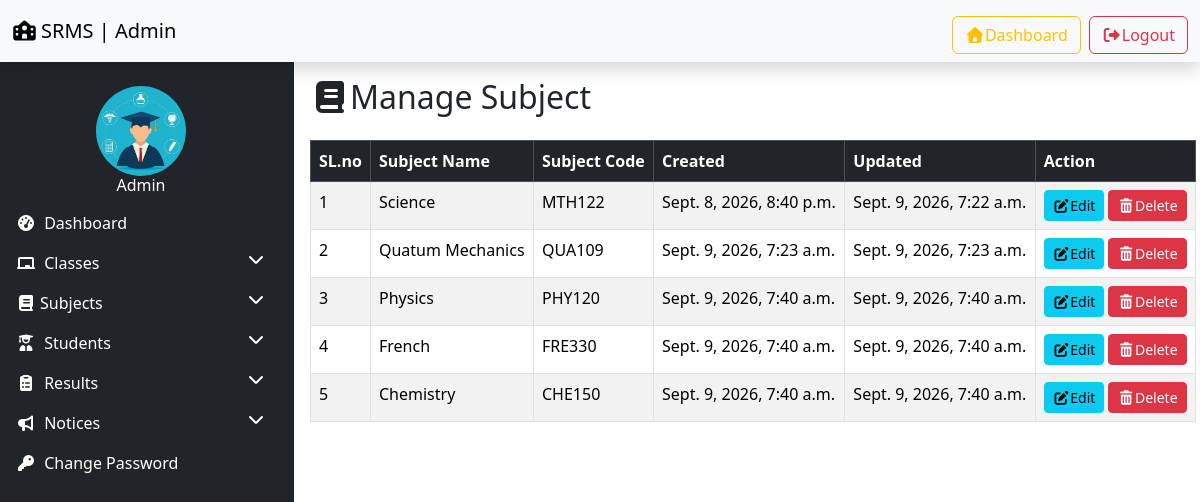
The app's page /manage_subject/ (signed in) with its own data.
### resultapp/models.py (models this page shows, shortened)
class Subject(models.Model):
    subject_name = models.CharField(max_length=100)
    subject_code = models.CharField(max_length=20)
    creation_date = models.DateTimeField(auto_now_add=True)
    updation_date = models.DateTimeField(auto_now=True)

### resultapp/views.py (the view, shortened to what this page needs)
# urls.py: path('manage_subject/',manage_subject, name='manage_subject'),
@login_required
def manage_subject(request):
    subjects = Subject.objects.all()
    return render(request,'manage_subject.html',locals())

### resultapp/templates/manage_subject.html (shortened to what this page needs)
{% extends 'admin_base.html' %}
{% load static %}
{% block content %}
<div>
   <h2 class="mb-4"><i class="fas fa-book "></i>Manage Subject</h2>
            <table class="table table-bordered table-striped">
                <thead class="table-dark">
                    <tr>
                        <th>SL.no</th>
                        <th>Subject Name</th>
                        <th>Subject Code</th>
                        <th>Created</th>
                        <th>Updated</th>
                        <th>Action</th>
                    </tr>
                </thead>
                <tbody>
                    {% for i in subjects %}
                    <tr>
                        <td>{{forloop.counter}}</td>
                        <td>{{i.subject_name}}</td>
                        <td>{{i.subject_code}}</td>
                        <td>{{i.creation_date}}</td>
                        <td>{{i.updation_date}}</td>
                        <td>
                            <a href="{% url 'edit_subject' i.id %}" class="btn btn-info btn-sm"><i class ="fas fa-edit"></i>Edit</a>
                         <a href="?delete={{i.id}}" onclick="return confirm('Are you sure you want to delele this Subject?')" class="btn btn-danger btn-sm"><i class ="fas fa-trash-alt"></i>Delete</a>
                        </td>
                    </tr>
                    {% empty %}
                    <tr>
                        <td colspan="6" class="text-center">No Subjects found.</td>
                    </tr>
                    {% endfor %}
                </tbody>
            </table>
</div>
{% endblock %}

### records on screen
Subject: subject_name "Science", subject_code "MTH122", creation_date "Sept. 8, 2026, 8:40 p.m.", updation_date "Sept. 9, 2026, 7:22 a.m."
Subject: subject_name "Quatum Mechanics", subject_code "QUA109", creation_date "Sept. 9, 2026, 7:23 a.m.", updation_date "Sept. 9, 2026, 7:23 a.m."
Subject: subject_name "Physics", subject_code "PHY120", creation_date "Sept. 9, 2026, 7:40 a.m.", updation_date "Sept. 9, 2026, 7:40 a.m."
Subject: subject_name "French", subject_code "FRE330", creation_date "Sept. 9, 2026, 7:40 a.m.", updation_date "Sept. 9, 2026, 7:40 a.m."
Subject: subject_name "Chemistry", subject_code "CHE150", creation_date "Sept. 9, 2026, 7:40 a.m.", updation_date "Sept. 9, 2026, 7:40 a.m."
